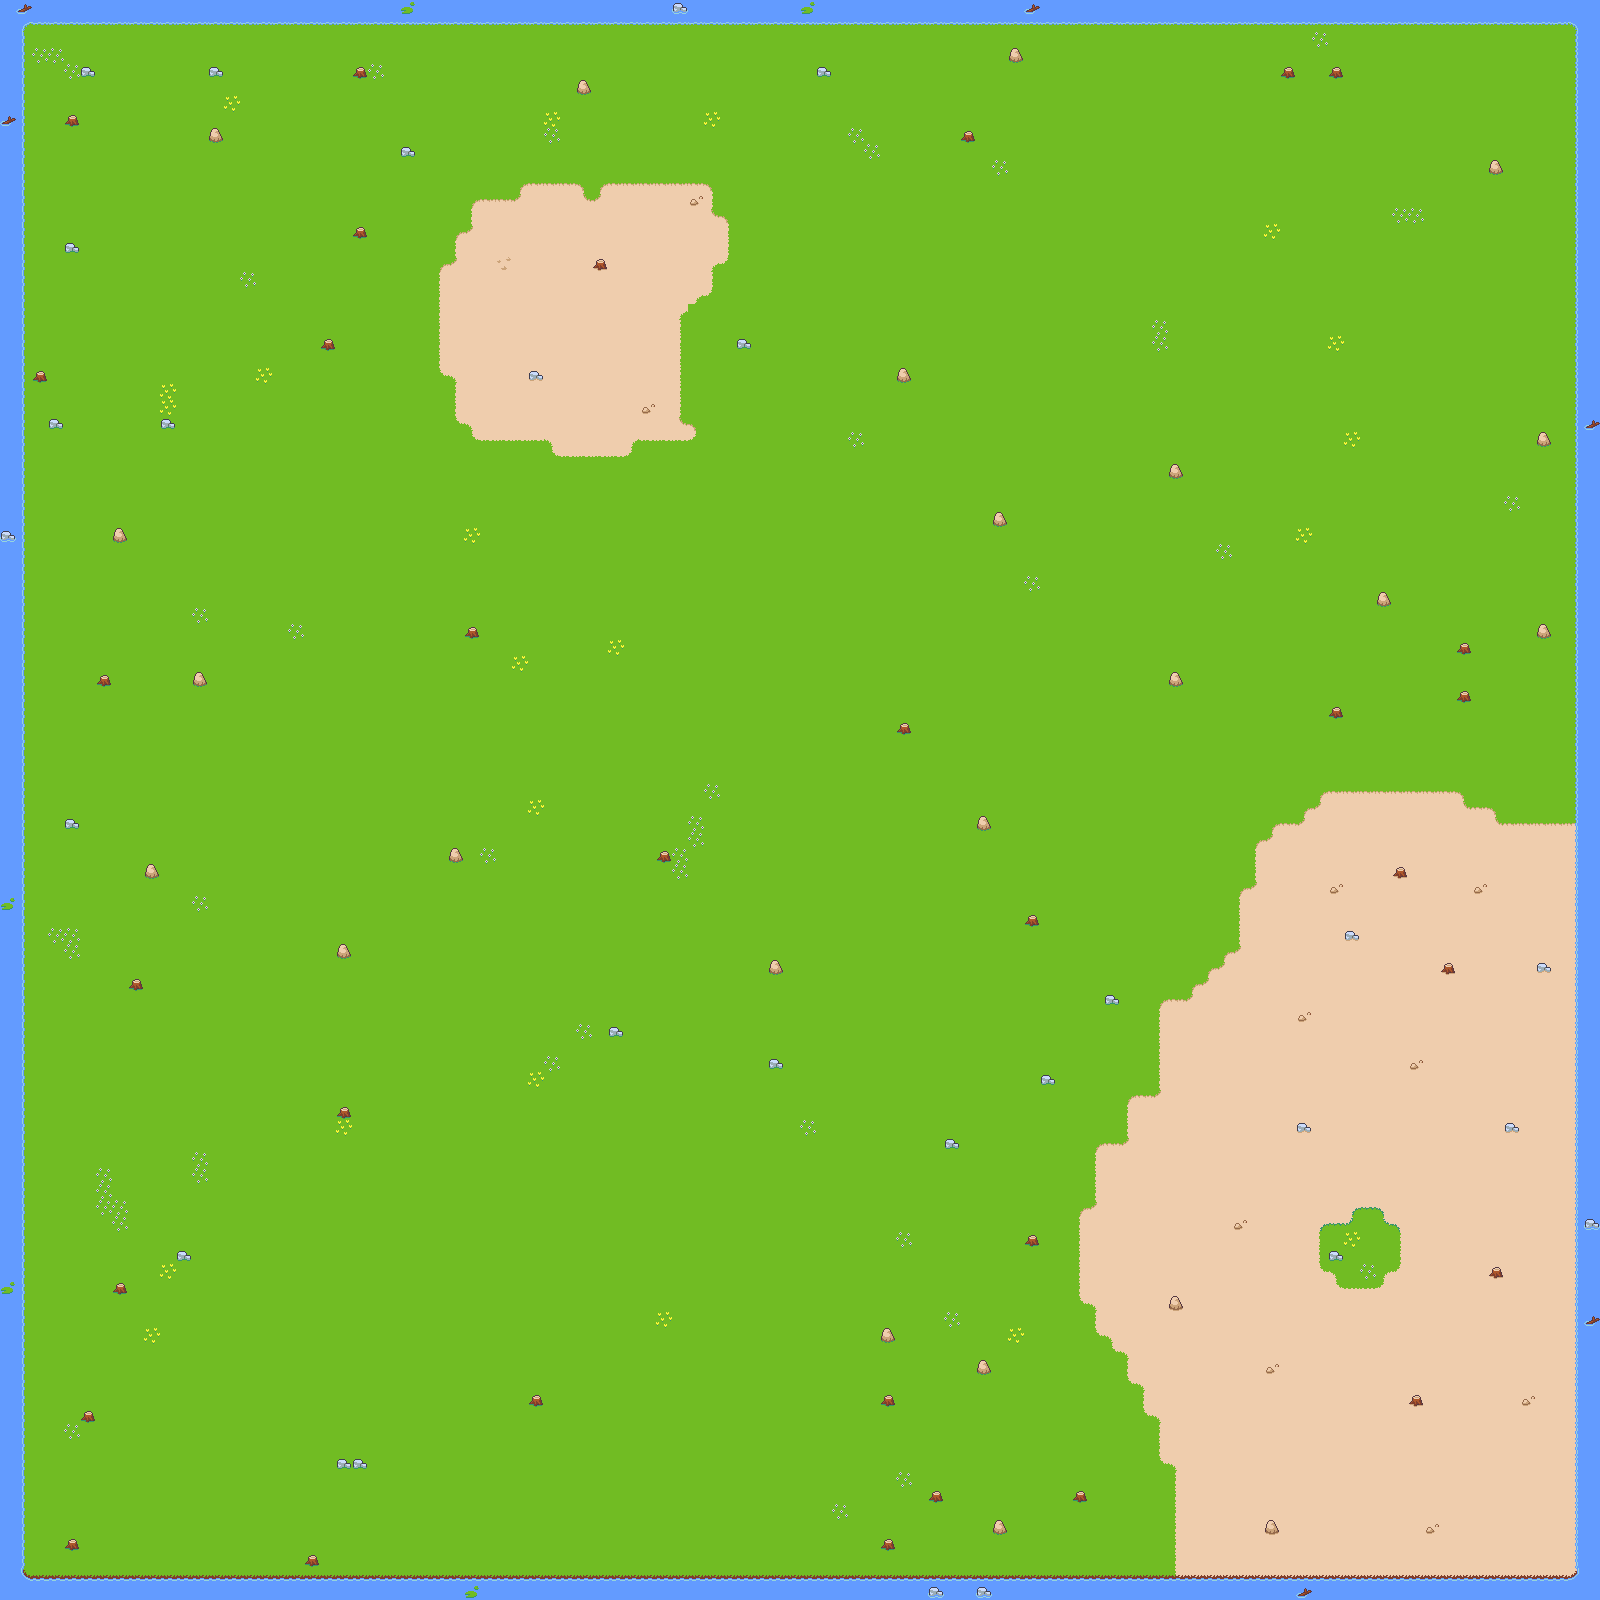

A 2D game scene composited from a Tiled map and its tileset images. What follows is a short description and the map's XML, with each tile layer's data collapsed to a summary:
An orthogonal 100x100 tile map with 16x16 px tiles, 4 tile layers (Water, Earth, Ground, Top) and 4 objects (Top, Left, Bottom, Right).

<map version="1.2" tiledversion="1.2.3" orientation="orthogonal" renderorder="right-down" width="100" height="100" tilewidth="16" tileheight="16" infinite="0" nextlayerid="6" nextobjectid="12">
 <tileset firstgid="1" name="Tileset" tilewidth="16" tileheight="16" tilecount="54" columns="6">
  <image source="OutdoorsTileset.png" width="96" height="144" />
  <tile id="15">
   <properties>
    <property name="blocked" value="" />
   </properties>
  </tile>
  <tile id="16">
   <properties>
    <property name="blocked" value="" />
   </properties>
  </tile>
  <tile id="17">
   <properties>
    <property name="blocked" value="" />
   </properties>
  </tile>
  <tile id="33">
   <properties>
    <property name="blocked" value="" />
   </properties>
  </tile>
  <tile id="34">
   <properties>
    <property name="blocked" value="" />
   </properties>
  </tile>
  <tile id="35">
   <properties>
    <property name="blocked" value="" />
   </properties>
  </tile>
  <tile id="43">
   <properties>
    <property name="blocked" value="" />
   </properties>
  </tile>
 </tileset>
 <objectgroup id="5" name="WaterCollider">
  <object id="6" name="Top" x="-76" y="-88" width="1774" height="110" />
  <object id="9" name="Left" x="-16.6667" y="22" width="38.6667" height="1592" />
  <object id="10" name="Bottom" x="22" y="1576.33" width="1608.67" height="33" />
  <object id="11" name="Right" x="1575.67" y="-191.667" width="40.6667" height="1767.67" />
 </objectgroup>
 <layer id="4" name="Water" width="100" height="100">
  <data>[10000 cells, 396 non-empty, 1 distinct tile ids]</data>
 </layer>
 <layer id="3" name="Earth" width="100" height="100">
  <data>[10000 cells, 39 non-empty, 2 distinct tile ids]</data>
 </layer>
 <layer id="2" name="Ground" width="100" height="100">
  <data>[10000 cells, 9604 non-empty, 6 distinct tile ids]</data>
 </layer>
 <layer id="1" name="Top" width="100" height="100">
  <data>[10000 cells, 9619 non-empty, 47 distinct tile ids]</data>
 </layer>
</map>
